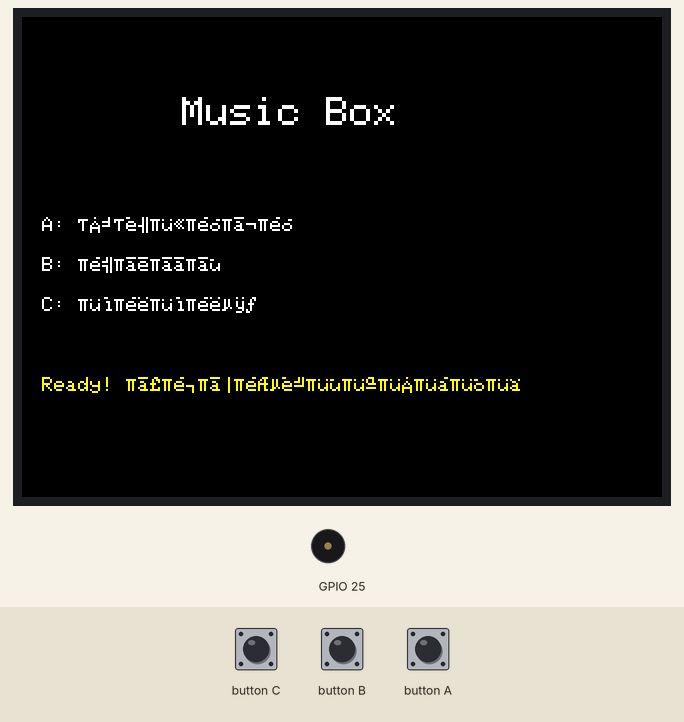
Bench run of a sketch on a simulated ESP32. On the bench: 320×240 colour display, buzzer (waves = sounding). The test bench sets the inputs (shaded band).

Above: at 1.4 s.
1.5 s: button C pressed for 0.15 s
At 1.73 s:
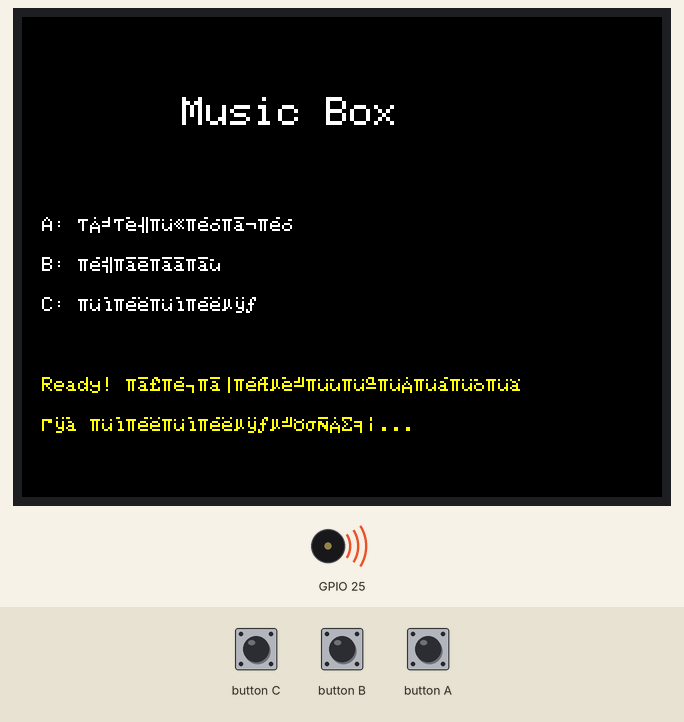
3.8 s: button B pressed for 1 s
At 5.8 s:
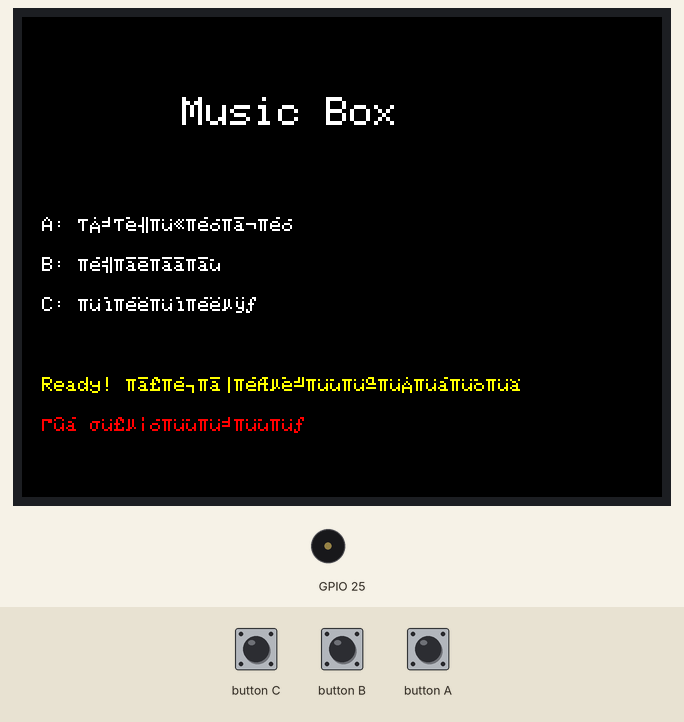
6.3 s: button A pressed for 0.15 s
At 7.0 s:
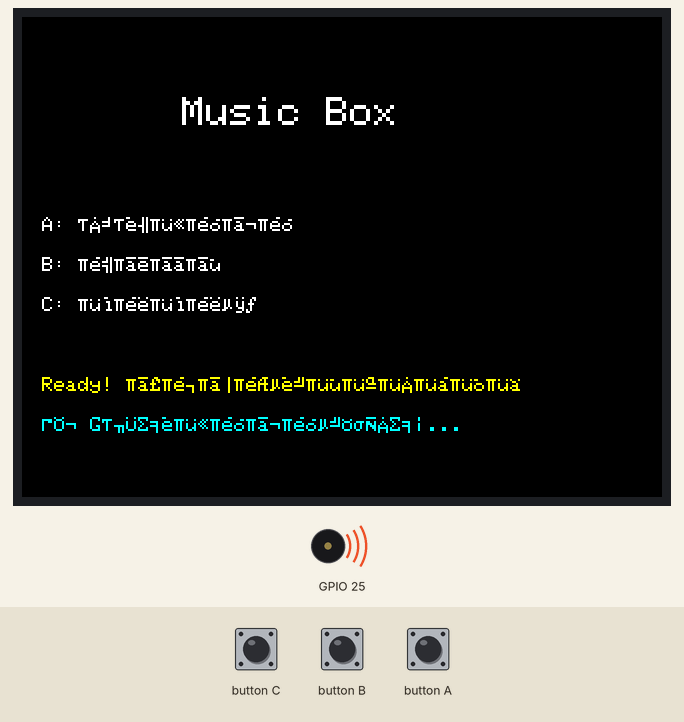
9.2 s: button B pressed for 0.15 s
At 9.54 s:
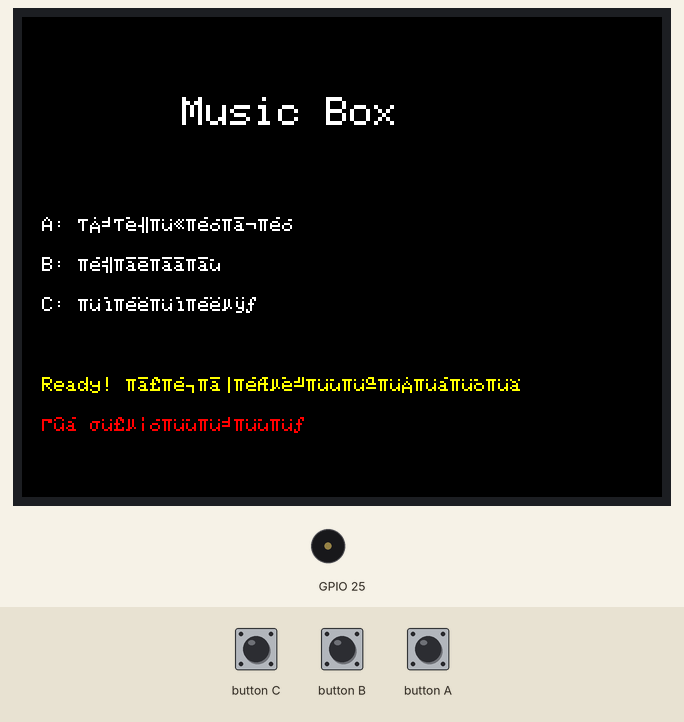
11.2 s: button C pressed for 1 s
At 33.7 s:
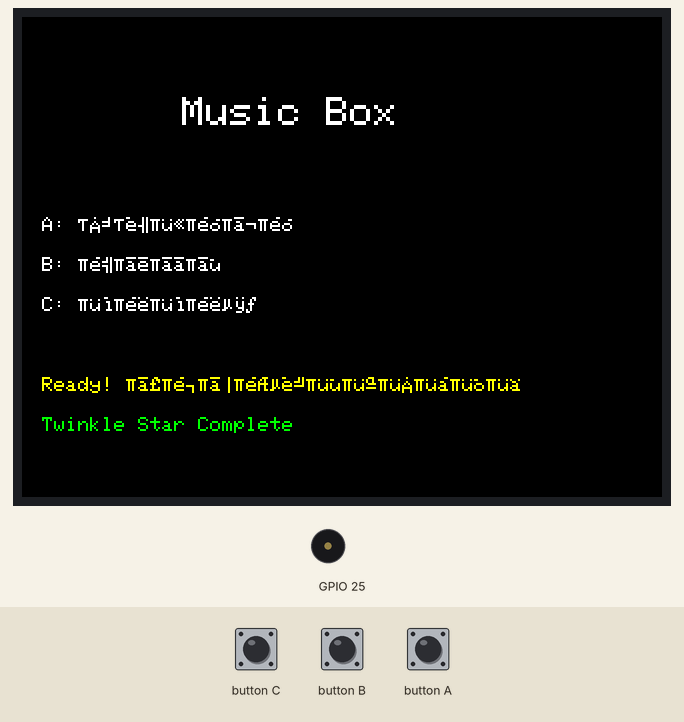
Timing chart, 0 to 34.0 s (numbered marks = the images above; inputs shaded):
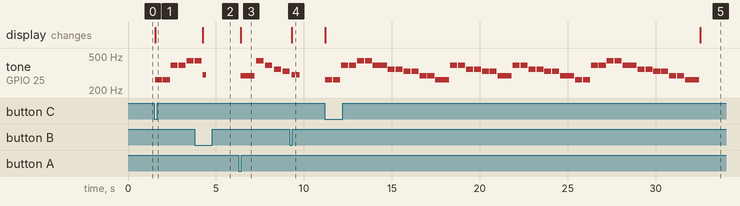

The sketch:

M5Stack_MusicBox.ino
```cpp
#include <M5Unified.h>

// 音符の定義
#define NOTE_C4  262
#define NOTE_D4  294
#define NOTE_E4  330
#define NOTE_F4  349
#define NOTE_G4  392
#define NOTE_A4  440
#define NOTE_B4  494
#define NOTE_C5  523
#define NOTE_D5  587
#define NOTE_E5  659
#define NOTE_F5  698
#define NOTE_G5  784

bool isPlaying = false;

void setup() {
  auto cfg = M5.config();
  M5.begin(cfg);

  // スピーカー設定
  M5.Speaker.begin();
  M5.Speaker.setVolume(200);

  M5.Display.fillScreen(BLACK);
  M5.Display.setTextColor(WHITE);
  M5.Display.setTextSize(2);
  M5.Display.setCursor(80, 40);
  M5.Display.println("Music Box");

  M5.Display.setTextSize(1);
  M5.Display.setCursor(10, 100);
  M5.Display.println("A: 現状のアリア");
  M5.Display.setCursor(10, 120);
  M5.Display.println("B: ストップ");
  M5.Display.setCursor(10, 140);
  M5.Display.println("C: きらきら星");

  M5.Display.setCursor(10, 180);
  M5.Display.setTextColor(YELLOW);
  M5.Display.println("Ready! ボタンを押してください");
}

void loop() {
  M5.update();

  if (M5.BtnA.wasPressed()) {
    playAria();
  }

  if (M5.BtnB.wasPressed()) {
    stopMusic();
  }

  if (M5.BtnC.wasPressed()) {
    playTwinkleTwinkle();
  }

  delay(100);
}

void playAria() {
  if (isPlaying) return;

  isPlaying = true;

  M5.Display.fillRect(10, 200, 300, 20, BLACK);
  M5.Display.setCursor(10, 200);
  M5.Display.setTextColor(CYAN);
  M5.Display.println("♪ G線上のアリア演奏中...");

  // バッハのG線上のアリア
  int aria[] = {
    NOTE_D4, NOTE_A4, NOTE_G4, NOTE_F4, NOTE_E4, NOTE_D4,
    NOTE_A4, NOTE_D5, NOTE_C5, NOTE_B4, NOTE_A4, NOTE_G4,
    NOTE_F4, NOTE_G4, NOTE_A4, NOTE_B4, NOTE_C5, NOTE_D5,
    NOTE_A4, NOTE_G4, NOTE_F4, NOTE_E4, NOTE_F4, NOTE_G4,
    NOTE_A4, NOTE_D4, NOTE_E4, NOTE_F4, NOTE_G4, NOTE_A4,
    NOTE_B4, NOTE_C5, NOTE_B4, NOTE_A4, NOTE_G4, NOTE_F4,
    NOTE_E4, NOTE_D4
  };

  int ariaDurations[] = {
    800, 400, 400, 400, 400, 800,
    600, 400, 400, 400, 400, 600,
    400, 400, 400, 400, 400, 800,
    600, 400, 400, 400, 400, 600,
    400, 400, 400, 400, 400, 600,
    400, 400, 400, 400, 400, 600,
    400, 1200
  };

  int ariaLength = sizeof(aria) / sizeof(aria[0]);

  for (int i = 0; i < ariaLength && isPlaying; i++) {
    M5.update();
    if (M5.BtnB.wasPressed()) {
      stopMusic();
      return;
    }

    M5.Speaker.tone(aria[i], ariaDurations[i]);
    delay(ariaDurations[i] + 100); // ゆったりとした演奏
  }

  isPlaying = false;
  M5.Display.fillRect(10, 200, 300, 20, BLACK);
  M5.Display.setCursor(10, 200);
  M5.Display.setTextColor(GREEN);
  M5.Display.println("♪ G線上のアリア完了");
}

void stopMusic() {
  isPlaying = false;
  M5.Speaker.stop();

  M5.Display.fillRect(10, 200, 300, 20, BLACK);
  M5.Display.setCursor(10, 200);
  M5.Display.setTextColor(RED);
  M5.Display.println("■ 停止しました");

  // 停止音
  M5.Speaker.tone(300, 200);
  delay(250);
}

void playTwinkleTwinkle() {
  if (isPlaying) return;

  isPlaying = true;

  M5.Display.fillRect(10, 200, 300, 20, BLACK);
  M5.Display.setCursor(10, 200);
  M5.Display.setTextColor(YELLOW);
  M5.Display.println("★ きらきら星演奏中...");

  // きらきら星のメロディー
  int twinkle[] = {
    NOTE_C4, NOTE_C4, NOTE_G4, NOTE_G4, NOTE_A4, NOTE_A4, NOTE_G4,
    NOTE_F4, NOTE_F4, NOTE_E4, NOTE_E4, NOTE_D4, NOTE_D4, NOTE_C4,
    NOTE_G4, NOTE_G4, NOTE_F4, NOTE_F4, NOTE_E4, NOTE_E4, NOTE_D4,
    NOTE_G4, NOTE_G4, NOTE_F4, NOTE_F4, NOTE_E4, NOTE_E4, NOTE_D4,
    NOTE_C4, NOTE_C4, NOTE_G4, NOTE_G4, NOTE_A4, NOTE_A4, NOTE_G4,
    NOTE_F4, NOTE_F4, NOTE_E4, NOTE_E4, NOTE_D4, NOTE_D4, NOTE_C4
  };

  int twinkleDurations[] = {
    400, 400, 400, 400, 400, 400, 800,
    400, 400, 400, 400, 400, 400, 800,
    400, 400, 400, 400, 400, 400, 800,
    400, 400, 400, 400, 400, 400, 800,
    400, 400, 400, 400, 400, 400, 800,
    400, 400, 400, 400, 400, 400, 800
  };

  int twinkleLength = sizeof(twinkle) / sizeof(twinkle[0]);

  for (int i = 0; i < twinkleLength && isPlaying; i++) {
    M5.update();
    if (M5.BtnB.wasPressed()) {
      stopMusic();
      return;
    }

    M5.Speaker.tone(twinkle[i], twinkleDurations[i]);
    delay(twinkleDurations[i] + 50);
  }

  isPlaying = false;
  M5.Display.fillRect(10, 200, 300, 20, BLACK);
  M5.Display.setCursor(10, 200);
  M5.Display.setTextColor(GREEN);
  M5.Display.println("Twinkle Star Complete");
}
```

Measured:
- after the input at 1.5 s, tone on GPIO 25: plays 262 Hz for 0.40 s, 262 Hz for 0.40 s, 392 Hz for 0.40 s, 392 Hz for 0.40 s, 440 Hz for 0.40 s, 440 Hz for 0.01 s, starting at once; the display: changes at once (image 1)
- after the input at 3.8 s, the display: changes after 0.45 s (image 2)
- after the input at 6.3 s, tone on GPIO 25: plays 294 Hz for 0.80 s, 440 Hz for 0.40 s, 392 Hz for 0.40 s, 349 Hz for 0.40 s, 330 Hz for 0.40 s, starting after 0.10 s; the display: changes after 0.10 s (image 3)
- after the input at 9.2 s, the display: changes after 0.11 s (image 4)
- after the input at 11.2 s, tone on GPIO 25: plays 262 Hz for 0.40 s, 262 Hz for 0.40 s, 392 Hz for 0.40 s, 392 Hz for 0.40 s, 440 Hz for 0.40 s, 440 Hz for 0.40 s … (42 notes in this stretch), starting at once; the display: first changes at once (image 5 shows a later state)
